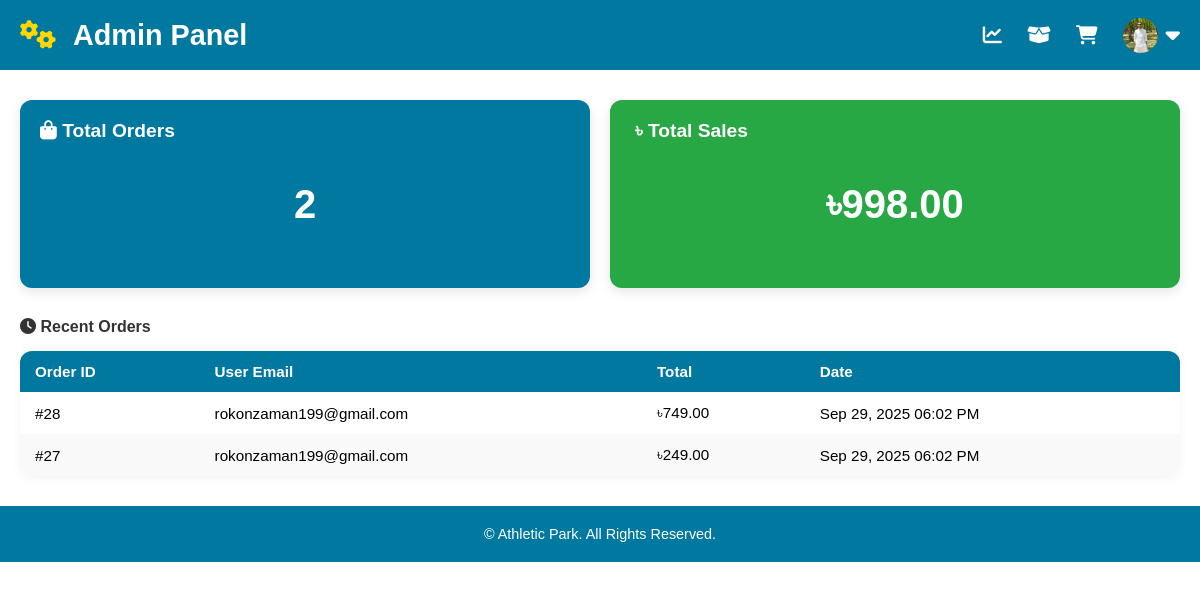
Screenshot of /admin/admin_account.php (signed in) with the database file from the repository.
### tables this page shows
CREATE TABLE `users` (
  `id` int(11) NOT NULL,
  `fname` varchar(255) NOT NULL,
  `lname` varchar(255) NOT NULL,
  `address` varchar(255) NOT NULL,
  `phone` varchar(20) NOT NULL,
  `district` varchar(100) NOT NULL,
  `division` varchar(50) NOT NULL,
  `email` varchar(255) NOT NULL,
  `password` varchar(15) NOT NULL,
  `type` varchar(20) NOT NULL DEFAULT 'user',
  `profile_img` varchar(255) DEFAULT 'default.png'
);

CREATE TABLE `orders` (
  `id` int(15) NOT NULL,
  `product_code` varchar(255) NOT NULL,
  `product_name` varchar(255) NOT NULL,
  `product_desc` varchar(255) NOT NULL,
  `price` int(10) NOT NULL,
  `units` int(5) NOT NULL,
  `total` int(15) NOT NULL,
  `date` timestamp NOT NULL DEFAULT current_timestamp(),
  `email` varchar(255) NOT NULL,
  `status` varchar(20) NOT NULL DEFAULT 'Pending'
);

### admin/admin_account.php (the view, shortened to what this page needs)
<?php
include '../config.php';
$result_orders = $mysqli->query("SELECT COUNT(*) as total_orders FROM orders");
$total_orders = $result_orders->fetch_assoc()['total_orders'];
$result_sales = $mysqli->query("SELECT SUM(total) as total_sales FROM orders");
$total_sales = $result_sales->fetch_assoc()['total_sales'] ?? 0;
$recent_orders = $mysqli->query("SELECT id, email, total, date
                                 FROM orders
                                 ORDER BY date DESC
                                 LIMIT 5");
?>
<?php include 'header.php'; ?>
<div class="dashboard">
    <div class="stats-container">
        <div class="card card-orders">
            <h4><i class="fa fa-shopping-bag"></i> Total Orders</h4>
            <p class="card-value"><?php echo $total_orders; ?></p>
        </div>
        <div class="card card-sales">
            <h4><i class="fa"></i> ৳ Total Sales</h4>
            <p class="card-value">৳<?php echo number_format($total_sales,2); ?></p>
        </div>
    </div>
    <div class="recent-orders">
        <h4><i class="fa fa-clock"></i> Recent Orders</h4>
        <table class="orders-table">
            <thead>
                <tr>
                    <th>Order ID</th>
                    <th>User Email</th>
                    <th>Total</th>
                    <th>Date</th>
                </tr>
            </thead>
            <tbody>
            <?php
            if($recent_orders && $recent_orders->num_rows > 0){
                while($row = $recent_orders->fetch_assoc()){
                    echo '<tr>
                            <td>#'.$row['id'].'</td>
                            <td>'.htmlspecialchars($row['email']).'</td>
                            <td>৳'.number_format($row['total'],2).'</td>
                            <td>'.date("M d, Y h:i A", strtotime($row['date'])).'</td>
                          </tr>';
                }
            } else {
                echo '<tr><td colspan="4" style="text-align:center;">No recent orders</td></tr>';
            }
            ?>
            </tbody>
        </table>
    </div>
</div>
<?php include 'footer.php'; ?>

### admin/header.php (shortened to what this page needs)
<!DOCTYPE html>
<html lang="en">
<head>
<link rel="stylesheet" href="https://cdnjs.cloudflare.com/ajax/libs/font-awesome/6.4.0/css/all.min.css">
</head>
<body>
<nav>
  <div class="nav-container">
    <div class="logo">
      <a href="admin_account.php"><i class="fas fa-cogs"></i> Admin Panel</a>
    </div>
    <ul id="menu">
      <li><a href="admin_account.php"><i class="fas fa-chart-line"></i></a></li>
      <li><a href="product_list.php"><i class="fas fa-box-open"></i></a></li>
      <li><a href="orders_d.php"><i class="fas fa-shopping-cart"></i></a></li>
      <li>
        <?php
        $user_img = '../images/users/default.png';
        if(isset($_SESSION['id'])){
            include '../config.php';
            $result = $mysqli->query("SELECT profile_img FROM users WHERE id=".$_SESSION['id']);
            if($result && $row = $result->fetch_assoc()){
                if(!empty($row['profile_img'])){
                    $user_img = '../images/users/'.$row['profile_img'];
                }
            }
        }
        echo '<a href="#"><img src="'.htmlspecialchars($user_img).'" alt="Admin" style="width:35px;height:35px;border-radius:50%;object-fit:cover;margin-right:5px;"><i class="fas fa-caret-down" style="font-size:1.2em;margin-left:3px;"></i></a>';
        ?>
      </li>
    </ul>
  </div>
</nav>

### admin/header.php (style rules this page uses)
body { margin:0; font-family: 'Arial', sans-serif; }
nav { background:#0078A0; padding:0 20px; }
nav .nav-container { display:flex; justify-content:space-between; align-items:center; height:70px; max-width:1200px; margin:auto; }
nav .logo a { color:#fff; font-size:1.8em; font-weight:bold; text-decoration:none; }
nav .logo a i { color:#FFD700; margin-right:10px; }
nav ul { display:flex; list-style:none; margin:0; padding:0; align-items:center; gap:25px; }
nav ul li { position:relative; }
nav ul li a { color:#fff; text-decoration:none; display:flex; align-items:center; justify-content:center; height:70px; transition:0.3s; font-size:1.2em; }

### admin/admin_account.php (style rules this page uses)
.dashboard { max-width: 1200px; margin: 30px auto; padding: 0 20px; }
.stats-container { display: flex; gap: 20px; margin-bottom: 30px; flex-wrap: wrap; }
.card { flex: 1; min-width: 250px; padding: 20px; border-radius: 12px; color: #fff; box-shadow: 0 4px 12px rgba(0,0,0,0.1); }
.card h4 { margin: 0 0 15px; font-size: 1.2em; font-weight: 600; }
.card-value { font-size: 2.5em; font-weight: bold; text-align: center; }
.card-orders { background: #0078A0; }
.card-sales { background: #28A745; }
.recent-orders h4 { margin-bottom: 15px; color: #333; }
.orders-table { width: 100%; border-collapse: collapse; background: #fff; border-radius: 12px; overflow: hidden; box-shadow: 0 2px 10px rgba(0,0,0,0.05); }
.orders-table th, .orders-table td { padding: 12px 15px; text-align: left; font-size: 0.95em; }
.orders-table th { background: #0078A0; color: #fff; font-weight: 600; }
.orders-table tr:nth-child(even) { background: #f9f9f9; }

### rows the page displays
users: profile_img (picture)
orders: id "28", email "rokonzaman199@gmail.com", total "749.00", date "Sep 29, 2025 06:02 PM"
orders: id "27", email "rokonzaman199@gmail.com", total "249.00", date "Sep 29, 2025 06:02 PM"

### other values shown
$total_orders "2"
$total_sales "998.00"
